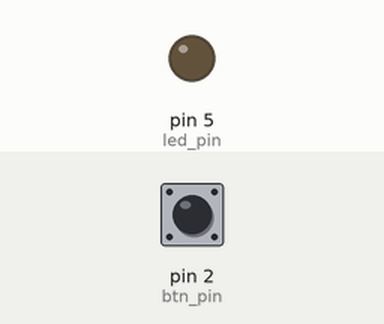
Recording of a sketch running on a simulated Arduino Uno, built with avr-gcc and run on an emulated ATmega328P. Parts: output pins drawn as LEDs (lit = HIGH). The inputs (shaded band) are chosen by the test bench; at power-on: pin 2 (btn_pin) HIGH.

Above: at 1.2 s.
1.3 s: pin 2 (btn_pin) pulled LOW for 0.15 s
At 1.37 s:
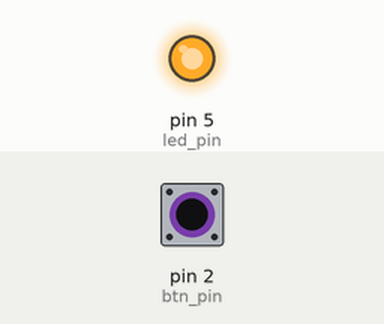
2.9 s: pin 2 (btn_pin) pulled LOW for 3.2 s
At 6.4 s:
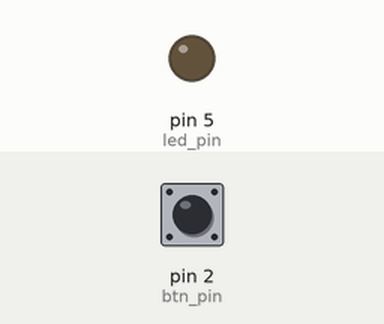
Timing chart, 0 to 7.9 s (numbered marks = the images above; inputs shaded):
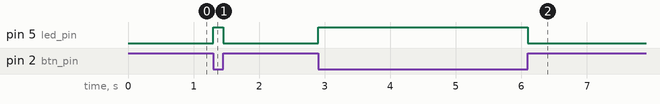

Measured:
- after the input at 1.3 s, pin 5 (led_pin): LOW → HIGH at once, → LOW 0.15 s later
- after the input at 2.9 s, pin 5 (led_pin): LOW → HIGH at once, → LOW 3.2 s later

The sketch:

03_blink_button_with_registers.ino
```cpp
const int btn_pin = 2;
const int led_pin = 5;

void setup() {
  DDRD = B00100000; // use pin 5 as output for LED
  PORTD = B00000100; // enable internal pull-up resistor on pin 2
}

void loop() {
  // check if button is pressed (ie. if PIND 2nd bit is on)
  int btn = (PIND & (1 << btn_pin)) >> btn_pin;

  if (btn == LOW) {
    PORTD |= (1 << led_pin); // output 5V on pin5
                             // PORTD = 00100100
  } else {
    PORTD &= ~(1 << led_pin); // output 0V on pin5
                              // PORTD = 00000100
  }
}
```
